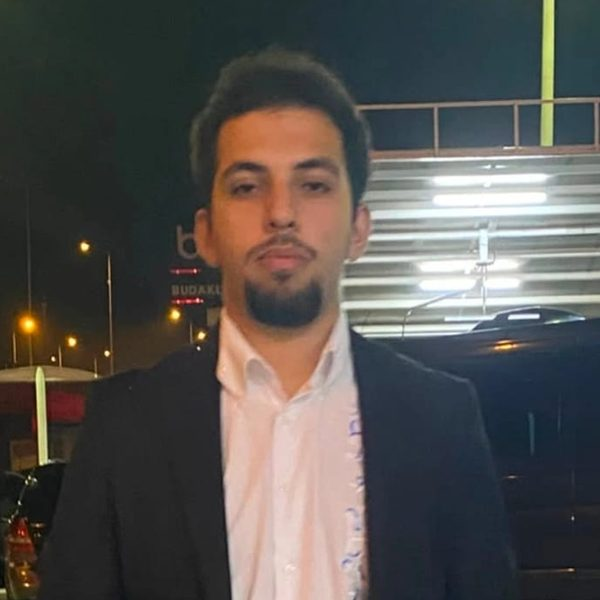
#> input picture docs/ekip/alternatif/adem-baglan.jpg, 600 x 600 px, given in place of mehmet-onur-genc.jpg, which was not available
$ python test_align.py
#> lines starting #> are read from the running program, lines starting #| are printed output that depends on the picture; after the words box and inside, x2 and y2 are one past the last pixel; in counts of white or black regions, pixels touching at a corner belong together; pictures that were not available may be replaced by others from this repository, and a replacement may not be noted
#> `sheet = Image.new("RGB", (600 * 4, 300 * 4), (20, 20, 20))`: sheet: PIL image 2400x1200 RGB; every value is 20
#> further down, src is the input picture: PIL image 600x600 RGB; mean R, G, B 86.4, 83.2, 80.2
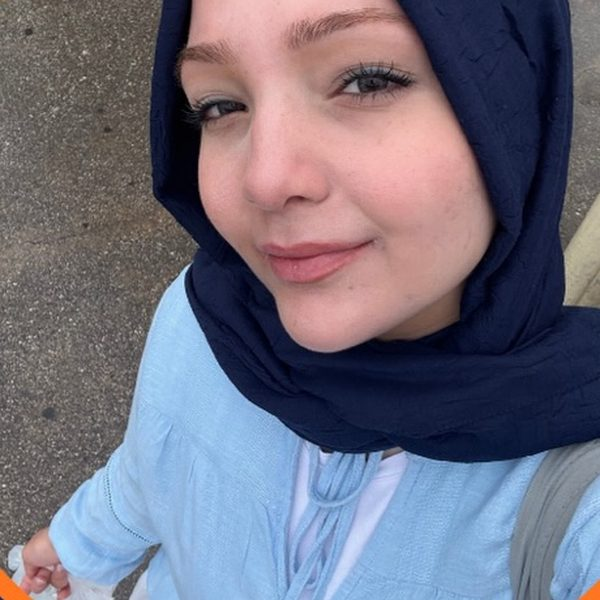
#> input picture docs/ekip/alternatif/almina-yanar.jpg, 600 x 600 px, given in place of mehmet-onur-genc.jpg, which was not available
#> further down, gen is the input picture: PIL image 600x600 RGB; mean R, G, B 112.2, 110.2, 125.5
import os
import cv2
import numpy as np
from PIL import Image, ImageFilter, ImageDraw

def align_and_blend(src_img: Image.Image, gen_img: Image.Image, out_size: int = 600) -> tuple[Image.Image, float, tuple[int, int, int]]:
    """
    Uses OpenCV C++ SIMD template matching (TM_CCOEFF_NORMED) to find the exact
    (scale, x, y) where src_img's central face/torso region matches gen_img,
    warps gen_img or places src_img at the exact aligned coordinates, applies
    spatially-varying low-frequency color correction, and blends with a soft mask.
    """
#> called with out_size = 600
    C = 780
    gen = gen_img.convert("RGB").resize((C, C), Image.Resampling.LANCZOS)
#> gen: PIL image 780x780 RGB
    src_orig = src_img.convert("RGB")

    gen_gray = cv2.cvtColor(np.asarray(gen), cv2.COLOR_RGB2GRAY)
    src_gray_orig = cv2.cvtColor(np.asarray(src_orig), cv2.COLOR_RGB2GRAY)

    best_score = -1.0
    best_params = (600, 90, 150)

    # Search over scales P_cand in [440, 720]
    for P_cand in range(440, 724, 6):
        s_gray = cv2.resize(src_gray_orig, (P_cand, P_cand), interpolation=cv2.INTER_AREA)
        m0 = int(P_cand * 0.15)
        m1 = int(P_cand * 0.85)
        tpl = s_gray[m0:m1, m0:m1]
        res = cv2.matchTemplate(gen_gray, tpl, cv2.TM_CCOEFF_NORMED)
        _, max_val, _, max_loc = cv2.minMaxLoc(res)
        x_full = max_loc[0] - m0
        y_full = max_loc[1] - m0
        if max_val > best_score:
            best_score = float(max_val)
            best_params = (P_cand, x_full, y_full)
#> this loop made 48 passes
#> (max_val, max_loc, x_full, y_full, best_score, best_params) on passes 1 to 10: (0.402, (250, 105), 184, 39, 0.402, (440, 184, 39)), (0.41, (251, 105), 185, 39, 0.41, (446, 185, 39)), (0.417, (252, 104), 185, 37, 0.417, (452, 185, 37)), (0.423, (252, 103), 184, 35, 0.423, (458, 184, 35)), (0.429, (251, 102), 182, 33, 0.429, (464, 182, 33)), (0.434, (250, 99), 180, 29, 0.434, (470, 180, 29)), (0.438, (249, 97), 178, 26, 0.438, (476, 178, 26)), (0.441, (248, 96), 176, 24, 0.441, (482, 176, 24)), (0.444, (247, 95), 174, 22, 0.444, (488, 174, 22)), (0.445, (246, 93), 172, 19, 0.445, (494, 172, 19))
#> (max_val, max_loc, x_full, y_full) on passes 11 to 16: (0.445, (245, 92), 170, 17), (0.443, (243, 89), 168, 14), (0.44, (239, 87), 163, 11), (0.437, (234, 83), 157, 6), (0.434, (231, 80), 153, 2), (0.431, (227, 77), 148, -2)
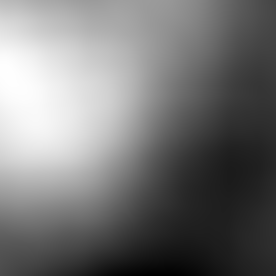
#> res: shape (276, 276) float32; min -0.305, max 0.4, mean 0.0227; drawn with min black and max white
#> after the loop, best_score = 0.445

    # Refine around best_params with step=1
    P_coarse, _, _ = best_params
#> P_coarse = 494
    for P_cand in range(max(430, P_coarse - 6), min(740, P_coarse + 7), 1):
        s_gray = cv2.resize(src_gray_orig, (P_cand, P_cand), interpolation=cv2.INTER_AREA)
        m0 = int(P_cand * 0.15)
        m1 = int(P_cand * 0.85)
        tpl = s_gray[m0:m1, m0:m1]
        res = cv2.matchTemplate(gen_gray, tpl, cv2.TM_CCOEFF_NORMED)
        _, max_val, _, max_loc = cv2.minMaxLoc(res)
        x_full = max_loc[0] - m0
        y_full = max_loc[1] - m0
        if max_val > best_score:
            best_score = float(max_val)
            best_params = (P_cand, x_full, y_full)
#> this loop made 13 passes
#> (max_val, max_loc, x_full, y_full, best_params) on passes 5, 6, 9, 11: (0.445, (246, 93), 173, 20, (492, 173, 20)), (0.445, (245, 92), 172, 19, (493, 172, 19)), (0.445, (245, 92), 171, 18, (496, 171, 18)), (0.445, (245, 92), 171, 18, (498, 171, 18))
#> (max_val, max_loc, x_full, y_full) on passes 1, 2, 3, 4, 7, 8: (0.444, (247, 95), 174, 22), (0.444, (247, 94), 174, 21), (0.444, (247, 94), 174, 21), (0.445, (246, 93), 173, 20), (0.445, (246, 93), 172, 19), (0.445, (245, 92), 171, 18)
#> pass 1, in align_and_blend, `res = cv2.matchTemplate(gen_gray, tpl, cv2.TM_CCOEFF_NORMED)`:
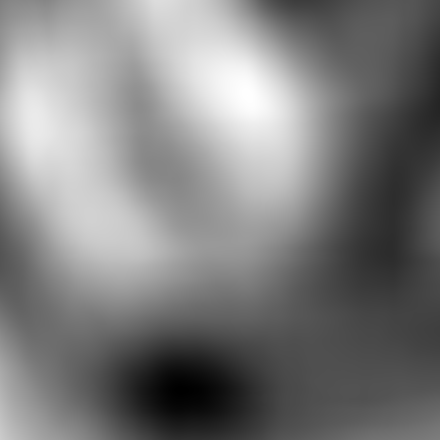
#> res: shape (440, 440) float32; min -0.479, max 0.444, mean -0.0215; drawn with min black and max white
#> after the loop, best_score = 0.445

    P, X, Y = best_params
#> P = 498; X = 171; Y = 18
    src_scaled = src_orig.resize((P, P), Image.Resampling.LANCZOS)
    s_arr = np.asarray(src_scaled, dtype=np.float32)
    g_arr = np.asarray(gen, dtype=np.float32)

    # Compute valid overlap box between [X, X+P] x [Y, Y+P] and [0, C] x [0, C]
    gx0 = max(0, X)
#> gx0 = 171
    gy0 = max(0, Y)
#> gy0 = 18
    gx1 = min(C, X + P)
#> gx1 = 669
    gy1 = min(C, Y + P)
#> gy1 = 516
    sx0 = gx0 - X
#> sx0 = 0
    sy0 = gy0 - Y
#> sy0 = 0
    sx1 = sx0 + (gx1 - gx0)
#> sx1 = 498
    sy1 = sy0 + (gy1 - gy0)
#> sy1 = 498

    diff_box = s_arr[sy0:sy1, sx0:sx1] - g_arr[gy0:gy1, gx0:gx1]
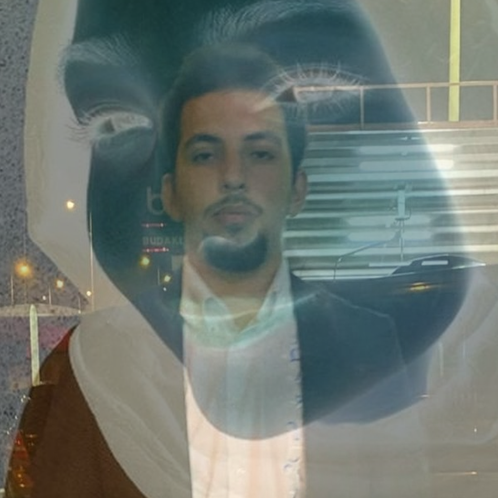
#> diff_box: shape (498, 498, 3) float32; mean R, G, B -34.8, -15.4, -26.8; drawn with min black and max white
    # Extrapolate diff_box outside [gx0:gx1, gy0:gy1] using OpenCV border replication + large Gaussian blur
    pad_top = gy0
#> pad_top = 18
    pad_bot = C - gy1
#> pad_bot = 264
    pad_left = gx0
#> pad_left = 171
    pad_right = C - gx1
#> pad_right = 111
    diff_full = cv2.copyMakeBorder(
        diff_box, pad_top, pad_bot, pad_left, pad_right, borderType=cv2.BORDER_REPLICATE
    )
    diff_smooth = cv2.GaussianBlur(diff_full, (81, 81), 28)

    g_corrected = np.clip(g_arr + diff_smooth, 0, 255).astype(np.uint8)
    gen_corr_img = Image.fromarray(g_corrected)

    # Create soft feathered mask for pasting src_scaled
    margin = max(28, int(P * 0.07))
#> margin = 34
    mask = Image.new("L", (C, C), 0)
#> mask: PIL image 780x780 L; every value is 0
    mx0 = gx0 + margin if gx0 > 6 else gx0
#> mx0 = 205
    my0 = gy0 + margin if gy0 > 6 else gy0
#> my0 = 52
    mx1 = gx1 - 1 - margin if gx1 < C - 6 else gx1 - 1
#> mx1 = 634
    my1 = gy1 - 1 - margin if gy1 < C - 6 else gy1 - 1
#> my1 = 481
    ImageDraw.Draw(mask).rounded_rectangle((mx0, my0, mx1, my1), radius=margin, fill=255)
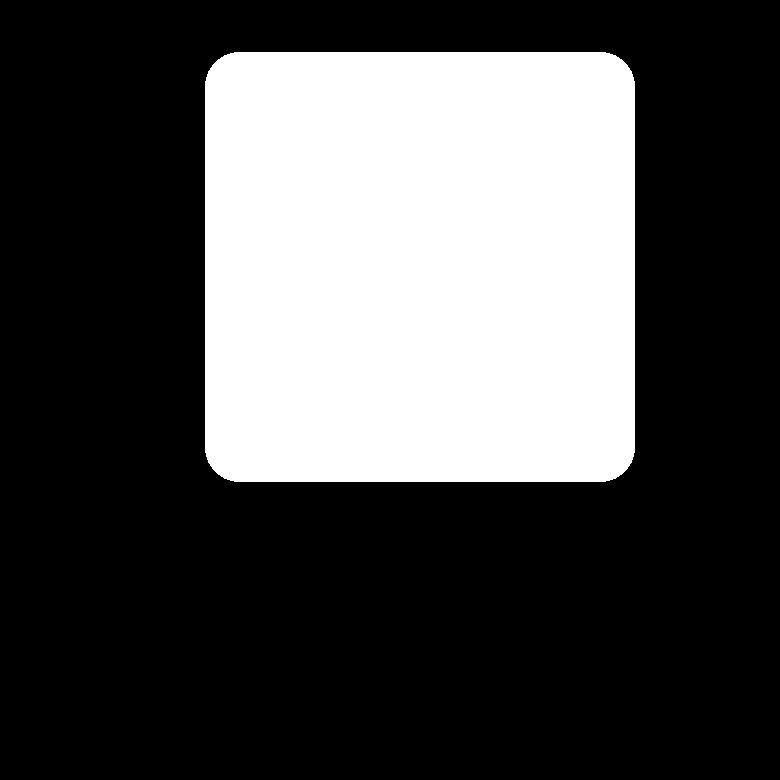
#> mask: PIL image 780x780 L; 30.2% white; 1 white region, box (x1, y1, x2, y2) and area: (205, 52, 635, 482) 183860
    mask = mask.filter(ImageFilter.GaussianBlur(radius=margin // 2))

    canv = Image.new("RGB", (C, C))
#> canv: PIL image 780x780 RGB; every value is 0
    canv.paste(src_scaled, (X, Y))
    gen_corr_img.paste(canv, (0, 0), mask)
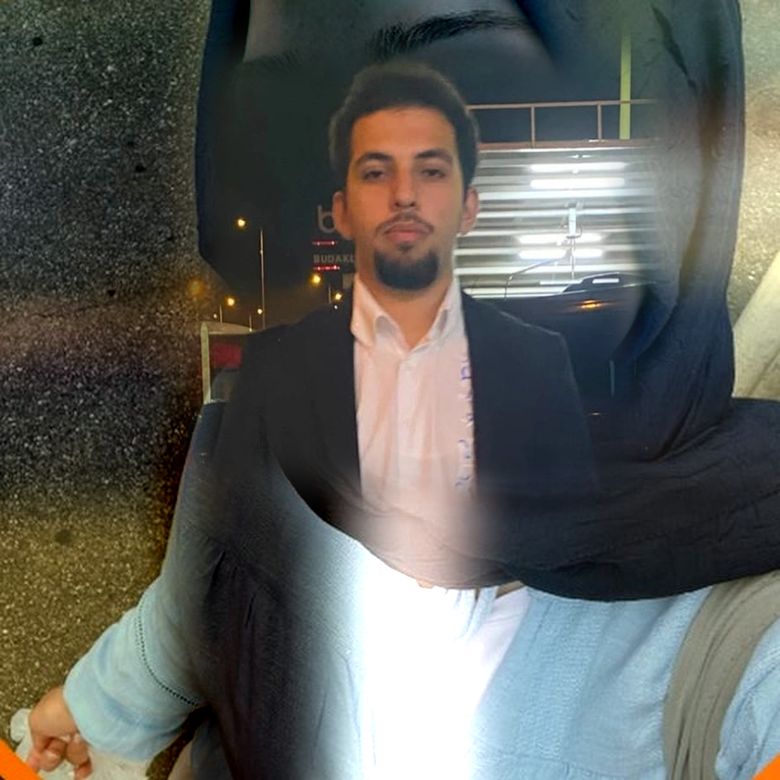
#> gen_corr_img: PIL image 780x780 RGB; mean R, G, B 93.7, 95.4, 90.9

    return gen_corr_img.resize((out_size, out_size), Image.Resampling.LANCZOS), best_score, best_params

if __name__ == "__main__":
    test_slugs = [
        "mehmet-onur-genc",
        "zeynep-seher-yolasigmaz",
        "nusret-bircan-keser",
        "muhammed-efe-coskunpinar",
        "melek-ozkeser",
        "melisa-aydirek",
        "eslem-kilic",
        "esma-demirkiyik",
    ]
    out_dir = "/Users/wildgenie/.gemini/antigravity-cli/brain/482501c3-e797-49fa-a7d5-231ae28c4675/scratch/test_out"
    os.makedirs(out_dir, exist_ok=True)
    sheet = Image.new("RGB", (600 * 4, 300 * 4), (20, 20, 20))
    for idx, s in enumerate(test_slugs):
        src = Image.open(f"public/media/ekip/{s}.jpg")
        # Test both docs/ekip/yz/kadraj/{s}.jpg and docs/ekip/yz/kadraj2/{s}.jpg
        gen = Image.open(f"docs/ekip/yz/kadraj/{s}.jpg")
        res, score, params = align_and_blend(src, gen)
#> res: PIL image 600x600 RGB
#> score = 0.445; params = (498, 171, 18)
        print(f"{s:28s}: NCC={score:.4f}, params={params}")
#| mehmet-onur-genc            : NCC=0.4451, params=(498, 171, 18)
        res.save(f"{out_dir}/{s}.jpg", quality=92)
        col = (idx % 2) * 1200
        row = (idx // 2) * 300
        sheet.paste(src.resize((300, 300)), (col, row))
        sheet.paste(Image.open(f"docs/ekip/yz/kadraj2/{s}.jpg").resize((300, 300)), (col + 300, row))
        sheet.paste(gen.resize((300, 300)), (col + 600, row))
        sheet.paste(res.resize((300, 300)), (col + 900, row))
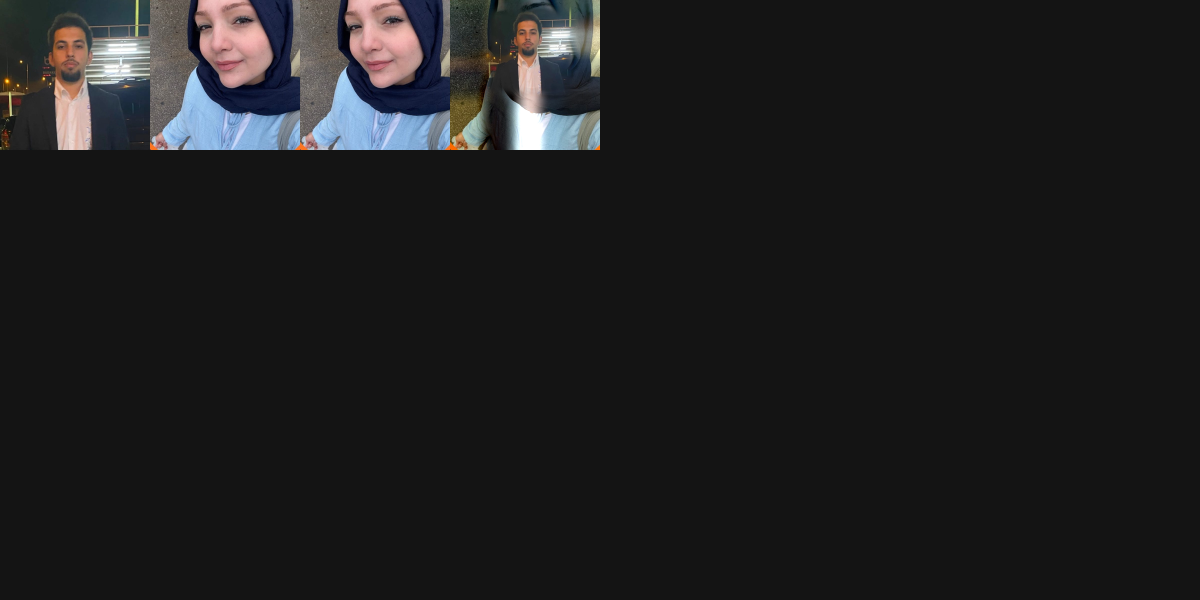
#> sheet: PIL image 2400x1200 RGB (shown at 1/2 size); mean R, G, B 30.1, 30, 30.7
#> (the run stopped early here; a loop or call above may not have finished)
